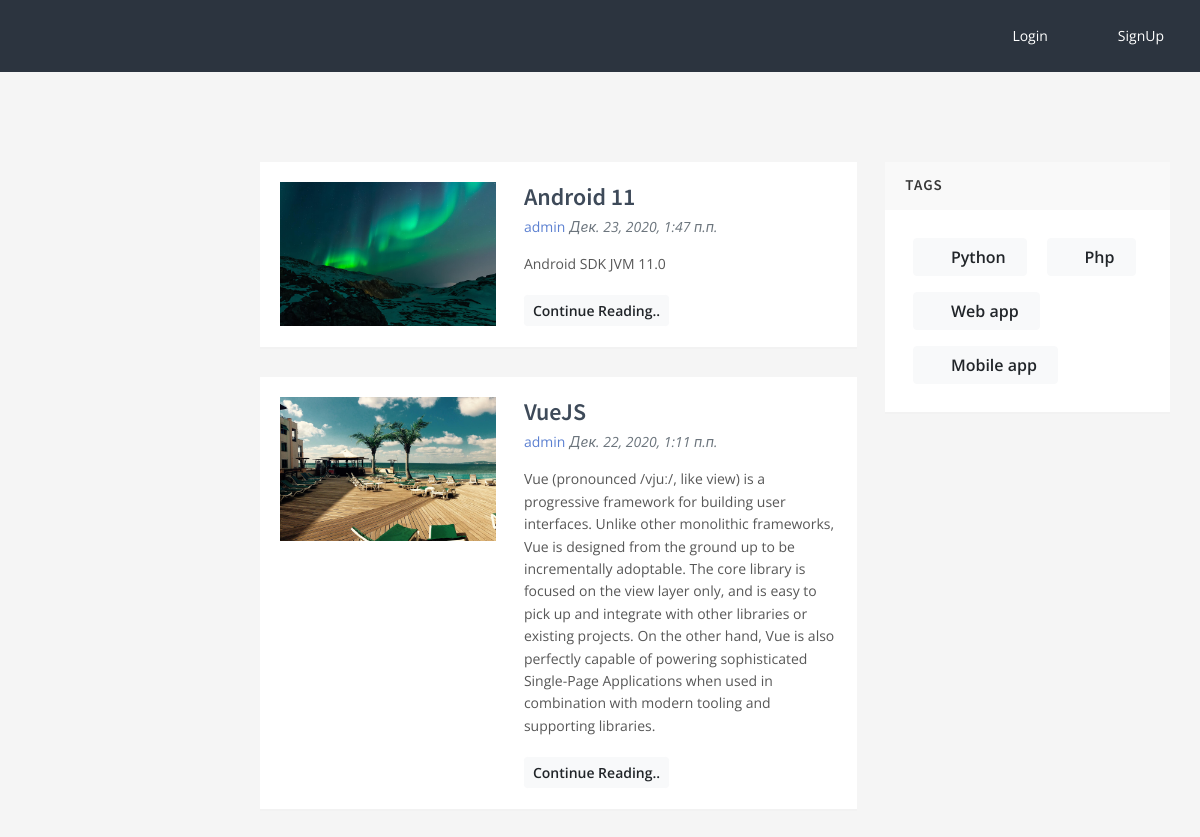
Page /filter/mob-app on the committed database.
### news/models.py (models this page shows, shortened)
class News(models.Model):
    STATUS = [
        ('published', 'Published'),
        ('unpublished', 'Unpublished')
    ]
    title = models.CharField(verbose_name="Название", max_length=255)
    description = models.TextField(verbose_name="Описание")
    author = models.ForeignKey(User, on_delete=models.CASCADE)
    tag = models.ManyToManyField('Tag', null=True, blank=True, default=None)
    status = models.CharField(max_length=255, choices=STATUS, default="published")
    image = models.ImageField(null=True, blank=True)
    created_at = models.DateTimeField(verbose_name = "Дата создание", auto_now_add=timezone.now())
    class Meta:
        verbose_name = 'Новость'
        verbose_name_plural = 'Новости'

class Tag(models.Model):
    title = models.CharField(verbose_name="Название", max_length=255)
    slug = models.SlugField(verbose_name="Слаг", db_index=True, max_length=255)
    class Meta:
        verbose_name = 'Тег'
        verbose_name_plural = 'Теги'

### landing/views.py (the view)
# urls.py: path('filter/<slug:tag_slug>', views.filter, name="news.filter")
def filter(request, tag_slug):
    tag = Tag.objects.get(slug=tag_slug)
    news = tag.news_set.all()
    return render(request, 'landing/index.html', {
        'news': news,
        'tags': Tag.objects.all()
    })

### landing/templates/landing/index.html (shortened to what this page needs)
{% load static %}
<!DOCTYPE html>
<html lang="en">
    <head>
        <link rel="stylesheet" id="css-main" href="{% static 'assets/css/oneui.min.css' %}">
    </head>
    <body>
        <div class="bg-sidebar-dark p-3 push">
            <div id="horizontal-navigation-click-centered-dark" class="d-none d-lg-block mt-2 mt-lg-0">
                <ul class="nav-main nav-main-horizontal nav-main-horizontal-right nav-main-dark justify-content-end">
                    <li class="nav-main-item">
                        <a class="nav-main-link active" href="{% url 'login' %}">
                            <i class="nav-main-link-icon si si-login"></i>
                            <span class="nav-main-link-name">Login</span>
                        </a>
                    </li>
                    <li class="nav-main-item">
                        <a class="nav-main-link active" href="{% url 'signup' %}">
                            <i class="nav-main-link-icon fa fa-home"></i>
                            <span class="nav-main-link-name">SignUp</span>
                        </a>
                    </li>
                </ul>
            </div>
        </div>
        <div id="page-container" class="sidebar-o sidebar-dark enable-page-overlay side-scroll page-header-fixed side-trans-enabled"><div id="page-overlay"></div>
            <main id="main-container">
                <div class="content content-boxed">
                    <div class="row">
                        <div class="col-xl-8">
                            {% for item in news %}
                                <div class="block">
                                    <div class="block-content">
                                        <div class="row items-push">
                                            <div class="col-md-4 col-lg-5">
                                                <a href="be_pages_blog_story.html">
                                                    {% if item.image %}
                                                        <img class="img-fluid" src="{{ item.image.url }}" alt="">
                                                    {% else %}
                                                        <img class="img-fluid" src="{% static 'assets/media/photos/photo21.jpg' %}" alt="">
                                                    {% endif %}
                                                </a>
                                            </div>
                                            <div class="col-md-8 col-lg-7">
                                                <h4 class="h3 mb-1">
                                                    <a class="text-primary-dark" href="{% url 'details' id=item.id %}">{{ item.title }}</a>
                                                </h4>
                                                <div class="font-size-sm mb-3">
                                                    <a href="#">{{ item.author }}</a> <em class="text-muted">{{item.created_at}}</em>
                                                </div>
                                                <p class="font-size-sm">
                                                    {{ item.description }}
                                                </p>
                                                <a class="btn btn-sm btn-light" href="#">Continue Reading..</a>
                                            </div>
                                        </div>
                                    </div>
                                </div>
                            {% endfor %}
                        </div>
                        <div class="col-xl-4">
                        <div class="block">
                            <div class="block-header block-header-default">
                                <h3 class="block-title">Tags</h3>
                            </div>
                            <div class="block-content block-content-full">
                                {% for tag in tags %}
                                    <a class="btn btn-light js-tooltip-enabled m-2" href="{% url 'news.filter' tag_slug=tag.slug %}" data-toggle="tooltip" title="" data-original-title="Follow us on Twitter">
                                        <i class="fa fa-plus"></i> <span class="text-sm m-2">{{tag.title}}</span>
                                    </a>
                                {% endfor %}
                            </div>
                        </div>
                        </div>
                    </div>
                </div>
            </main>
        </div>
    </body>
</html>

### rows in the picture
News: image (picture), title "Android 11", author "admin", created_at "Дек. 23, 2020, 1:47 п.п.", description "Android SDK JVM 11.0"
News: image (picture), title "VueJS", author "admin", created_at "Дек. 22, 2020, 1:11 п.п.", description "Vue (pronounced /vjuː/, like view) is a progressive framework for building user interfaces. Unlike other monolithic frameworks, Vue is designed from the ground up to be incrementally adoptable. The core library is focused on the view layer only, and is easy to pick up and integrate with other libraries or existing projects. On the other hand, Vue is also perfectly capable of powering sophisticated Single-Page Applications when used in combination with modern tooling and supporting libraries."
Tag: title "Python"
Tag: title "Php"
Tag: title "Web app"
Tag: title "Mobile app"
